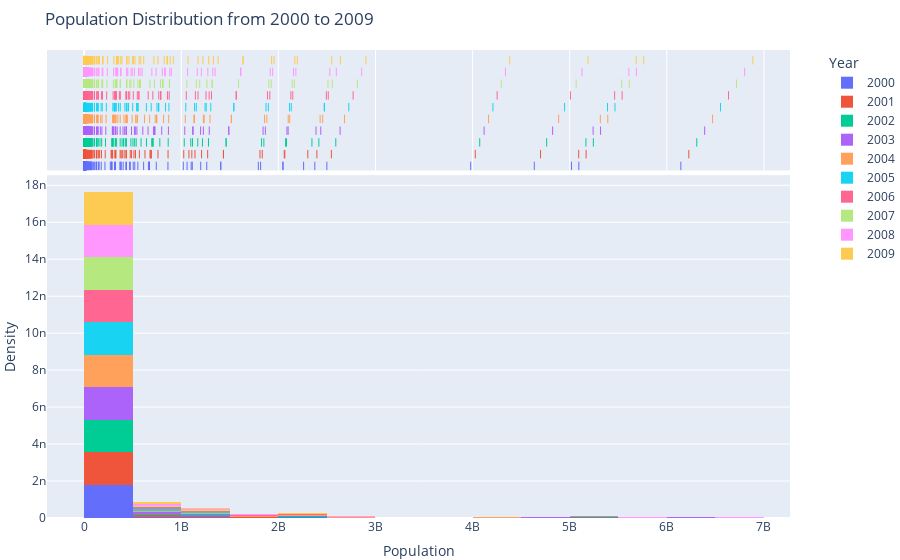

Here is the notebook cell this chart was saved with:
### Markdown cell above
- most populations in the countries are between the 0 to 0.5B in the 10 years from 1990 to 1999
- we have small number of populations in some countries between 5B to 6B
- we can notice the number of populations between the 0.5 and 2.5 are increasing in these 10 years and bigger than the previous 10 years.

### Code cell
years=data.loc[:,'2000':'2009']
# Reshape the DataFrame for Plotly Express
df = pd.melt(data, value_vars=years.columns, var_name='Year', value_name='Population')

fig = px.histogram(df, x='Population', nbins=15, histnorm='probability density', color='Year',
                   title='Population Distribution from 2000 to 2009',
                   labels={'Population': 'Population', 'Year': 'Year'},
                   marginal='rug')

fig.update_layout(
    xaxis=dict(title='Population'),
    yaxis=dict(title='Density'),
    legend=dict(x=1.05, y=1, traceorder='normal', orientation='v'),
    margin=dict(l=0, r=0, t=50, b=0),
)

fig.show()

### Figure 1 — Plotly figure (JSON) as saved in the notebook; plotly's stock layout.template omitted (floating-point values rounded to 4 significant figures; data arrays with more than 128 entries replaced by an {"elided": "..."} marker saying what was removed)
{"data": [{"alignmentgroup": "True", "bingroup": "x", "histnorm": "probability density", "hovertemplate": "Year=2000<br>Population=%{x}<br>probability density=%{y}<extra></extra>", "legendgroup": "2000", "marker": {"color": "#636efa", "pattern": {"shape": ""}}, "name": "2000", "nbinsx": 15, "offsetgroup": "2000", "orientation": "v", "showlegend": true, "x": {"elided": "264 float values"}, "xaxis": "x", "yaxis": "y", "type": "histogram"}, {"alignmentgroup": "True", "boxpoints": "all", "fillcolor": "rgba(255,255,255,0)", "hoveron": "points", "hovertemplate": "Year=2000<br>Population=%{x}<extra></extra>", "jitter": 0, "legendgroup": "2000", "line": {"color": "rgba(255,255,255,0)"}, "marker": {"color": "#636efa", "symbol": "line-ns-open"}, "name": "2000", "offsetgroup": "2000", "showlegend": false, "x": {"elided": "264 float values"}, "xaxis": "x2", "yaxis": "y2", "type": "box"}, {"alignmentgroup": "True", "bingroup": "x", "histnorm": "probability density", "hovertemplate": "Year=2001<br>Population=%{x}<br>probability density=%{y}<extra></extra>", "legendgroup": "2001", "marker": {"color": "#EF553B", "pattern": {"shape": ""}}, "name": "2001", "nbinsx": 15, "offsetgroup": "2001", "orientation": "v", "showlegend": true, "x": {"elided": "264 float values"}, "xaxis": "x", "yaxis": "y", "type": "histogram"}, {"alignmentgroup": "True", "boxpoints": "all", "fillcolor": "rgba(255,255,255,0)", "hoveron": "points", "hovertemplate": "Year=2001<br>Population=%{x}<extra></extra>", "jitter": 0, "legendgroup": "2001", "line": {"color": "rgba(255,255,255,0)"}, "marker": {"color": "#EF553B", "symbol": "line-ns-open"}, "name": "2001", "offsetgroup": "2001", "showlegend": false, "x": {"elided": "264 float values"}, "xaxis": "x2", "yaxis": "y2", "type": "box"}, {"alignmentgroup": "True", "bingroup": "x", "histnorm": "probability density", "hovertemplate": "Year=2002<br>Population=%{x}<br>probability density=%{y}<extra></extra>", "legendgroup": "2002", "marker": {"color": "#00cc96", "pattern": {"shape": ""}}, "name": "2002", "nbinsx": 15, "offsetgroup": "2002", "orientation": "v", "showlegend": true, "x": {"elided": "264 float values"}, "xaxis": "x", "yaxis": "y", "type": "histogram"}, {"alignmentgroup": "True", "boxpoints": "all", "fillcolor": "rgba(255,255,255,0)", "hoveron": "points", "hovertemplate": "Year=2002<br>Population=%{x}<extra></extra>", "jitter": 0, "legendgroup": "2002", "line": {"color": "rgba(255,255,255,0)"}, "marker": {"color": "#00cc96", "symbol": "line-ns-open"}, "name": "2002", "offsetgroup": "2002", "showlegend": false, "x": {"elided": "264 float values"}, "xaxis": "x2", "yaxis": "y2", "type": "box"}, {"alignmentgroup": "True", "bingroup": "x", "histnorm": "probability density", "hovertemplate": "Year=2003<br>Population=%{x}<br>probability density=%{y}<extra></extra>", "legendgroup": "2003", "marker": {"color": "#ab63fa", "pattern": {"shape": ""}}, "name": "2003", "nbinsx": 15, "offsetgroup": "2003", "orientation": "v", "showlegend": true, "x": {"elided": "264 float values"}, "xaxis": "x", "yaxis": "y", "type": "histogram"}, {"alignmentgroup": "True", "boxpoints": "all", "fillcolor": "rgba(255,255,255,0)", "hoveron": "points", "hovertemplate": "Year=2003<br>Population=%{x}<extra></extra>", "jitter": 0, "legendgroup": "2003", "line": {"color": "rgba(255,255,255,0)"}, "marker": {"color": "#ab63fa", "symbol": "line-ns-open"}, "name": "2003", "offsetgroup": "2003", "showlegend": false, "x": {"elided": "264 float values"}, "xaxis": "x2", "yaxis": "y2", "type": "box"}, {"alignmentgroup": "True", "bingroup": "x", "histnorm": "probability density", "hovertemplate": "Year=2004<br>Population=%{x}<br>probability density=%{y}<extra></extra>", "legendgroup": "2004", "marker": {"color": "#FFA15A", "pattern": {"shape": ""}}, "name": "2004", "nbinsx": 15, "offsetgroup": "2004", "orientation": "v", "showlegend": true, "x": {"elided": "264 float values"}, "xaxis": "x", "yaxis": "y", "type": "histogram"}, {"alignmentgroup": "True", "boxpoints": "all", "fillcolor": "rgba(255,255,255,0)", "hoveron": "points", "hovertemplate": "Year=2004<br>Population=%{x}<extra></extra>", "jitter": 0, "legendgroup": "2004", "line": {"color": "rgba(255,255,255,0)"}, "marker": {"color": "#FFA15A", "symbol": "line-ns-open"}, "name": "2004", "offsetgroup": "2004", "showlegend": false, "x": {"elided": "264 float values"}, "xaxis": "x2", "yaxis": "y2", "type": "box"}, {"alignmentgroup": "True", "bingroup": "x", "histnorm": "probability density", "hovertemplate": "Year=2005<br>Population=%{x}<br>probability density=%{y}<extra></extra>", "legendgroup": "2005", "marker": {"color": "#19d3f3", "pattern": {"shape": ""}}, "name": "2005", "nbinsx": 15, "offsetgroup": "2005", "orientation": "v", "showlegend": true, "x": {"elided": "264 float values"}, "xaxis": "x", "yaxis": "y", "type": "histogram"}, {"alignmentgroup": "True", "boxpoints": "all", "fillcolor": "rgba(255,255,255,0)", "hoveron": "points", "hovertemplate": "Year=2005<br>Population=%{x}<extra></extra>", "jitter": 0, "legendgroup": "2005", "line": {"color": "rgba(255,255,255,0)"}, "marker": {"color": "#19d3f3", "symbol": "line-ns-open"}, "name": "2005", "offsetgroup": "2005", "showlegend": false, "x": {"elided": "264 float values"}, "xaxis": "x2", "yaxis": "y2", "type": "box"}, {"alignmentgroup": "True", "bingroup": "x", "histnorm": "probability density", "hovertemplate": "Year=2006<br>Population=%{x}<br>probability density=%{y}<extra></extra>", "legendgroup": "2006", "marker": {"color": "#FF6692", "pattern": {"shape": ""}}, "name": "2006", "nbinsx": 15, "offsetgroup": "2006", "orientation": "v", "showlegend": true, "x": {"elided": "264 float values"}, "xaxis": "x", "yaxis": "y", "type": "histogram"}, {"alignmentgroup": "True", "boxpoints": "all", "fillcolor": "rgba(255,255,255,0)", "hoveron": "points", "hovertemplate": "Year=2006<br>Population=%{x}<extra></extra>", "jitter": 0, "legendgroup": "2006", "line": {"color": "rgba(255,255,255,0)"}, "marker": {"color": "#FF6692", "symbol": "line-ns-open"}, "name": "2006", "offsetgroup": "2006", "showlegend": false, "x": {"elided": "264 float values"}, "xaxis": "x2", "yaxis": "y2", "type": "box"}, {"alignmentgroup": "True", "bingroup": "x", "histnorm": "probability density", "hovertemplate": "Year=2007<br>Population=%{x}<br>probability density=%{y}<extra></extra>", "legendgroup": "2007", "marker": {"color": "#B6E880", "pattern": {"shape": ""}}, "name": "2007", "nbinsx": 15, "offsetgroup": "2007", "orientation": "v", "showlegend": true, "x": {"elided": "264 float values"}, "xaxis": "x", "yaxis": "y", "type": "histogram"}, {"alignmentgroup": "True", "boxpoints": "all", "fillcolor": "rgba(255,255,255,0)", "hoveron": "points", "hovertemplate": "Year=2007<br>Population=%{x}<extra></extra>", "jitter": 0, "legendgroup": "2007", "line": {"color": "rgba(255,255,255,0)"}, "marker": {"color": "#B6E880", "symbol": "line-ns-open"}, "name": "2007", "offsetgroup": "2007", "showlegend": false, "x": {"elided": "264 float values"}, "xaxis": "x2", "yaxis": "y2", "type": "box"}, {"alignmentgroup": "True", "bingroup": "x", "histnorm": "probability density", "hovertemplate": "Year=2008<br>Population=%{x}<br>probability density=%{y}<extra></extra>", "legendgroup": "2008", "marker": {"color": "#FF97FF", "pattern": {"shape": ""}}, "name": "2008", "nbinsx": 15, "offsetgroup": "2008", "orientation": "v", "showlegend": true, "x": {"elided": "264 float values"}, "xaxis": "x", "yaxis": "y", "type": "histogram"}, {"alignmentgroup": "True", "boxpoints": "all", "fillcolor": "rgba(255,255,255,0)", "hoveron": "points", "hovertemplate": "Year=2008<br>Population=%{x}<extra></extra>", "jitter": 0, "legendgroup": "2008", "line": {"color": "rgba(255,255,255,0)"}, "marker": {"color": "#FF97FF", "symbol": "line-ns-open"}, "name": "2008", "offsetgroup": "2008", "showlegend": false, "x": {"elided": "264 float values"}, "xaxis": "x2", "yaxis": "y2", "type": "box"}, {"alignmentgroup": "True", "bingroup": "x", "histnorm": "probability density", "hovertemplate": "Year=2009<br>Population=%{x}<br>probability density=%{y}<extra></extra>", "legendgroup": "2009", "marker": {"color": "#FECB52", "pattern": {"shape": ""}}, "name": "2009", "nbinsx": 15, "offsetgroup": "2009", "orientation": "v", "showlegend": true, "x": {"elided": "264 float values"}, "xaxis": "x", "yaxis": "y", "type": "histogram"}, {"alignmentgroup": "True", "boxpoints": "all", "fillcolor": "rgba(255,255,255,0)", "hoveron": "points", "hovertemplate": "Year=2009<br>Population=%{x}<extra></extra>", "jitter": 0, "legendgroup": "2009", "line": {"color": "rgba(255,255,255,0)"}, "marker": {"color": "#FECB52", "symbol": "line-ns-open"}, "name": "2009", "offsetgroup": "2009", "showlegend": false, "x": {"elided": "264 float values"}, "xaxis": "x2", "yaxis": "y2", "type": "box"}], "layout": {"xaxis": {"anchor": "y", "domain": [0.0, 1.0], "title": {"text": "Population"}}, "yaxis": {"anchor": "x", "domain": [0.0, 0.7326], "title": {"text": "Density"}}, "xaxis2": {"anchor": "y2", "domain": [0.0, 1.0], "matches": "x", "showticklabels": false, "showgrid": true}, "yaxis2": {"anchor": "x2", "domain": [0.7426, 1.0], "matches": "y2", "showticklabels": false, "showline": false, "ticks": "", "showgrid": false}, "legend": {"title": {"text": "Year"}, "tracegroupgap": 0, "x": 1.05, "y": 1, "traceorder": "normal", "orientation": "v"}, "title": {"text": "Population Distribution from 2000 to 2009"}, "barmode": "relative", "margin": {"l": 0, "r": 0, "t": 50, "b": 0}}}
